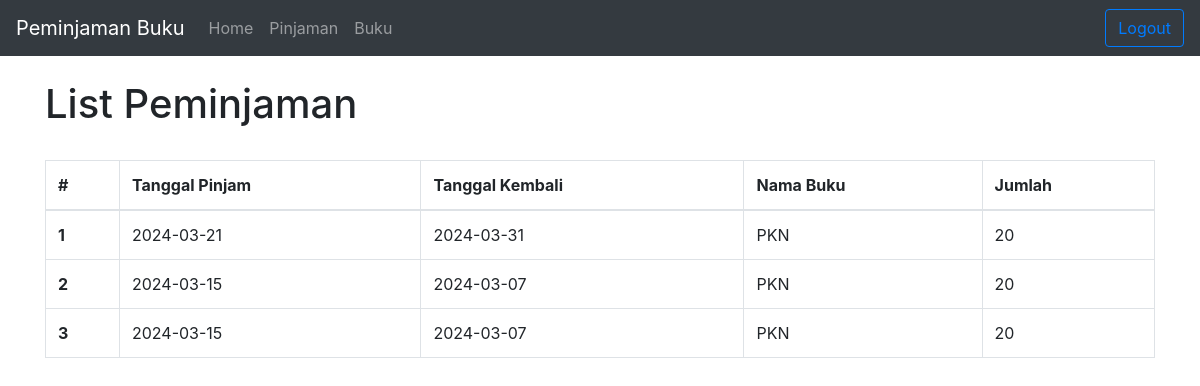
The page /pinjaman1.php (signed in) on the database its author committed.
### tables this page shows
CREATE TABLE `peminjaman` (
  `id` int(11) NOT NULL,
  `tgl_pinjam` varchar(64) NOT NULL,
  `tgl_kembali` varchar(64) NOT NULL,
  `kode_buku` varchar(255) NOT NULL,
  `nama_buku` varchar(255) NOT NULL,
  `jumlah` int(20) NOT NULL
);

### pinjaman1.php (the view, shortened to what this page needs)
<?php
include("database.php");
?>
<!doctype html>
<html lang="en">
  <head>
    <link rel="stylesheet" href="https://cdn.jsdelivr.net/npm/bootstrap@4.6.2/dist/css/bootstrap.min.css">
  </head>
  <body>
  <?php
        include("navbar1.php");
        $query = "SELECT * FROM peminjaman";
        $result = mysqli_query($dbconnect, $query);
    ?>
<div class="container">
  <br>
<h1>List Peminjaman</h1>
<br>
<table class="table table-bordered">
  <thead>
    <tr>
      <th scope="col">#</th>
      <th scope="col">Tanggal Pinjam</th>
      <th scope="col">Tanggal Kembali</th>
      <th scope="col">Nama Buku</th>
      <th scope="col">Jumlah</th>
    </tr>
  </thead>
  <tbody>
    <?php
      $i = 1;
      while($row = mysqli_fetch_assoc($result)) {
    ?>
    <tr>
      <th scope="row"><?php echo $i++; ?></th>
      <td><?php echo $row['tgl_pinjam']; ?></td>
      <td><?php echo $row['tgl_kembali']; ?></td>
      <td><?php echo $row['nama_buku']; ?></td>
      <td><?php echo $row['jumlah']; ?></td>
    </tr>
    <?php } ?>
  </tbody>
</table>
  </body>
</html>

### rows shown on the page
peminjaman: tgl_pinjam "2024-03-21", tgl_kembali "2024-03-31", nama_buku "PKN", jumlah "20"
peminjaman: tgl_pinjam "2024-03-15", tgl_kembali "2024-03-07", nama_buku "PKN", jumlah "20"
peminjaman: tgl_pinjam "2024-03-15", tgl_kembali "2024-03-07", nama_buku "PKN", jumlah "20"
